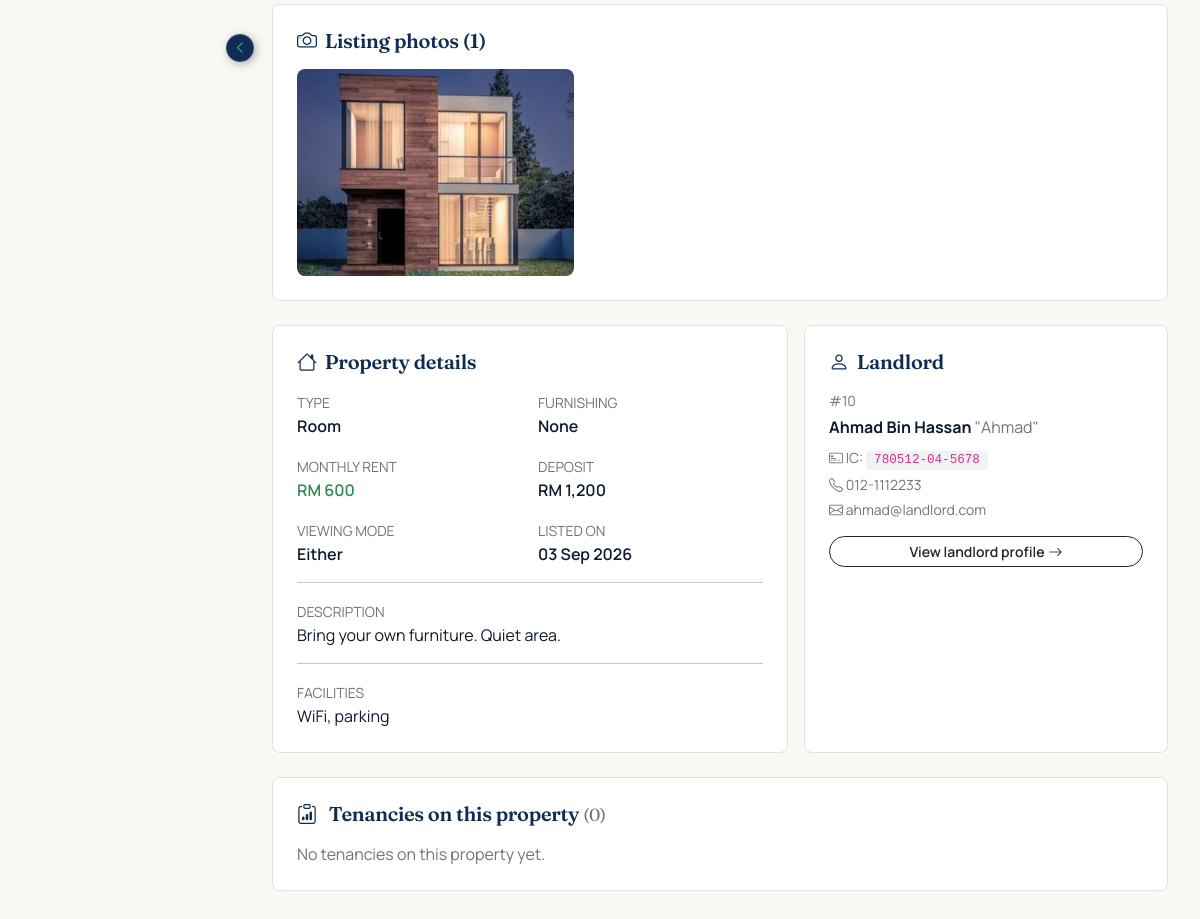
The page /admin/property.php?id=1 (signed in, lower part) on the database as committed earlier.
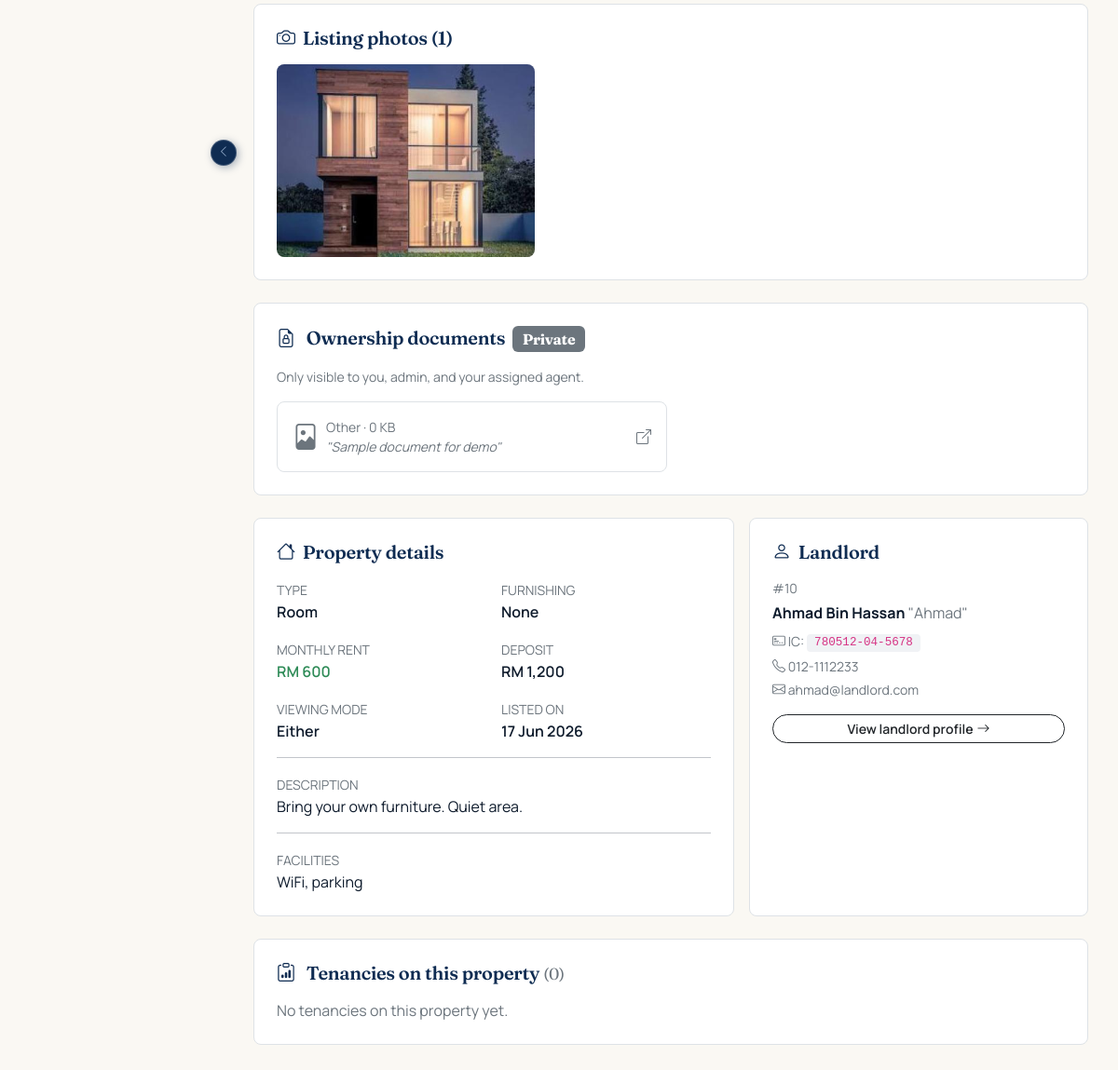
The same page on the database as committed later.
### tables this page shows
CREATE TABLE `property_images` (
  `id` int(11) NOT NULL,
  `property_id` int(11) NOT NULL,
  `image_path` varchar(255) NOT NULL,
  `is_primary` tinyint(1) NOT NULL DEFAULT 0,
  `uploaded_at` timestamp NOT NULL DEFAULT current_timestamp()
);

CREATE TABLE `properties` (
  `id` int(11) NOT NULL,
  `landlord_id` int(11) NOT NULL,
  `title` varchar(150) NOT NULL,
  `property_type` enum('room','studio','whole_unit') NOT NULL,
  `address` text NOT NULL,
  `city` varchar(80) NOT NULL,
  `postcode` varchar(10) NOT NULL,
  `state` varchar(50) NOT NULL DEFAULT 'Melaka',
  `latitude` decimal(10,7) DEFAULT NULL,
  `longitude` decimal(10,7) DEFAULT NULL,
  `maps_url` varchar(500) DEFAULT NULL,
  `monthly_rent` decimal(8,2) NOT NULL,
  `deposit` decimal(8,2) NOT NULL DEFAULT 0.00,
  `description` text DEFAULT NULL,
  `facilities` text DEFAULT NULL,
  `furnishing` enum('none','partial','full') NOT NULL DEFAULT 'partial',
  `status` enum('pending_approval','available','reserved','rented','hidden','rejected') NOT NULL DEFAULT 'pending_approval',
  `assigned_agent_id` int(11) DEFAULT NULL,
  `agent_assigned_at` timestamp NULL DEFAULT NULL,
  `agent_status` enum('pending','inspecting','accepted','rejected','timeout') DEFAULT NULL,
  `inspection_completed_at` datetime DEFAULT NULL,
  `inspection_scheduled_at` datetime DEFAULT NULL,
  `inspection_access_method` varchar(50) DEFAULT NULL,
  `inspection_access_detail` text DEFAULT NULL,
  `assignment_round` int(11) NOT NULL DEFAULT 0,
  `viewing_mode` enum('landlord_led','agent_led','either') NOT NULL DEFAULT 'either',
  `agent_verified_at` timestamp NULL DEFAULT NULL,
  `agent_verified_by` int(11) DEFAULT NULL,
  `created_at` timestamp NOT NULL DEFAULT current_timestamp(),
  `updated_at` timestamp NOT NULL DEFAULT current_timestamp() ON UPDATE current_timestamp()
);

CREATE TABLE `users` (
  `id` int(11) NOT NULL,
  `email` varchar(120) NOT NULL,
  `password_hash` varchar(255) NOT NULL,
  `primary_role` enum('student','landlord','agent','admin') NOT NULL,
  `status` enum('active','pending','suspended','rejected') NOT NULL DEFAULT 'active',
  `last_used_role` enum('student','landlord','agent','admin') DEFAULT NULL,
  `created_at` timestamp NOT NULL DEFAULT current_timestamp(),
  `updated_at` timestamp NOT NULL DEFAULT current_timestamp() ON UPDATE current_timestamp()
);

CREATE TABLE `landlords` (
  `user_id` int(11) NOT NULL,
  `full_name` varchar(150) NOT NULL,
  `preferred_name` varchar(50) NOT NULL DEFAULT '',
  `avatar_path` varchar(255) DEFAULT NULL,
  `ic_no` varchar(20) NOT NULL,
  `phone` varchar(20) NOT NULL,
  `allow_whatsapp` tinyint(1) NOT NULL DEFAULT 0,
  `address` varchar(255) DEFAULT NULL,
  `verified` tinyint(1) NOT NULL DEFAULT 0
);

CREATE TABLE `property_documents` (
  `id` int(11) NOT NULL,
  `property_id` int(11) NOT NULL,
  `document_type` enum('ownership_proof','utility_bill','other') NOT NULL DEFAULT 'other',
  `file_path` varchar(255) NOT NULL,
  `original_name` varchar(150) DEFAULT NULL,
  `file_size` int(11) NOT NULL DEFAULT 0,
  `mime_type` varchar(80) DEFAULT NULL,
  `uploaded_by` int(11) NOT NULL,
  `uploaded_at` timestamp NOT NULL DEFAULT current_timestamp(),
  `notes` varchar(255) DEFAULT NULL
);

### includes/auth.php (called while the page is built, shortened)
<?php
function e(?string $value): string {
    return htmlspecialchars($value ?? '', ENT_QUOTES | ENT_HTML5, 'UTF-8');
}

### includes/uploads.php (called while the page is built, shortened)
<?php
function get_property_documents(int $propertyId): array {
    $pdo = db();
    $stmt = $pdo->prepare("
        SELECT * FROM property_documents
         WHERE property_id = ?
         ORDER BY uploaded_at DESC
    ");
    $stmt->execute([$propertyId]);
    return $stmt->fetchAll();
}

### admin/property.php (the view, shortened to what the changed rows need)
<?php
require_once __DIR__ . '/../includes/auth.php';
$propertyId = (int)($_GET['id'] ?? 0);
$pdo = db();
$stmt = $pdo->prepare("
    SELECT p.*,
           l.full_name      AS landlord_name,
           l.preferred_name AS landlord_nickname,
           l.ic_no          AS landlord_ic,
           l.phone          AS landlord_phone,
           u.email          AS landlord_email,
           u.id             AS landlord_user_id,
           va.full_name     AS verifier_name,
           aa.full_name     AS inspector_name,
           aa.staff_id      AS inspector_staff_id,
           aa.phone         AS inspector_phone,
           uu.email         AS inspector_email
      FROM properties p
      JOIN users u     ON u.id  = p.landlord_id
      JOIN landlords l ON l.user_id = p.landlord_id
      LEFT JOIN agents va ON va.user_id = p.agent_verified_by
      LEFT JOIN agents aa ON aa.user_id = p.assigned_agent_id
      LEFT JOIN users  uu ON uu.id      = p.assigned_agent_id
     WHERE p.id = ?
     LIMIT 1
");
$stmt->execute([$propertyId]);
$property = $stmt->fetch();
$stmt = $pdo->prepare("
    SELECT id, image_path, is_primary
      FROM property_images
     WHERE property_id = ?
     ORDER BY is_primary DESC, id ASC
");
$stmt->execute([$propertyId]);
$images = $stmt->fetchAll();
?>
<?php if (!empty($images)): ?>
<div class="bg-white border rounded-3 p-4 mb-4">
    <div class="row g-2">
        <?php foreach ($images as $i => $img): ?>
            <div class="col-md-4 col-6">
                <img src="/rentbridge/<?= e($img['image_path']) ?>"
                     class="w-100 rounded-3"
                     style="aspect-ratio: 4/3; object-fit: cover; cursor:pointer;"
                     data-bs-toggle="modal" data-bs-target="#img<?= (int)$img['id'] ?>"
                     alt="">
            </div>
        <?php endforeach; ?>
    </div>
</div>
<?php endif; ?>
<?php
require_once __DIR__ . '/../includes/uploads.php';
$documents = get_property_documents($propertyId);
?>
<?php if (!empty($documents)): ?>
<div class="bg-white border rounded-3 p-4 mb-4">
    <h5 class="mb-3">
        <i class="bi bi-file-earmark-lock me-2"></i>
        Ownership documents
        <span class="badge bg-secondary ms-1 fs-6">Private</span>
    </h5>
    <p class="text-secondary small mb-3">
        Only visible to you, admin, and your assigned agent.
    </p>
    <div class="row g-2">
        <?php foreach ($documents as $d):
            $typeLabel = match($d['document_type']) {
                'ownership_proof' => 'Ownership proof',
                'utility_bill'    => 'Utility bill',
                default           => 'Other',
            };
            $icon = strpos($d['mime_type'], 'pdf') !== false ? 'bi-file-pdf' : 'bi-file-image';
        ?>
            <div class="col-md-6">
                <a href="/rentbridge/<?= e($d['file_path']) ?>" target="_blank"
                   class="d-flex gap-2 align-items-center p-3 border rounded-3 text-decoration-none text-dark"
                   style="transition: background 0.1s;"
                   onmouseover="this.style.background='#FAF8F3'"
                   onmouseout="this.style.background='white'">
                    <i class="bi <?= $icon ?> fs-3 text-secondary"></i>
                    <div class="flex-grow-1">
                        <div class="small text-secondary">
                            <?= e($typeLabel) ?>
                            · <?= number_format((float)$d['file_size'] / 1024, 0) ?> KB
                        </div>
                        <?php if (!empty($d['notes'])): ?>
                            <div class="small text-secondary fst-italic">"<?= e($d['notes']) ?>"</div>
                        <?php endif; ?>
                    </div>
                    <i class="bi bi-box-arrow-up-right text-secondary"></i>
                </a>
            </div>
        <?php endforeach; ?>
    </div>
</div>
<?php endif; ?>
<div class="row g-3 mb-4">
    <div class="col-md-7">
        <div class="bg-white border rounded-3 p-4 h-100">
            <h5 class="mb-3"><i class="bi bi-house me-2"></i>Property details</h5>
            <div class="row g-3">
                <div class="col-6">
                    <small class="text-secondary text-uppercase">Type</small>
                    <div class="fw-semibold"><?= e(ucfirst(str_replace('_',' ', $property['property_type']))) ?></div>
                </div>
                <div class="col-6">
                    <small class="text-secondary text-uppercase">Furnishing</small>
                    <div class="fw-semibold"><?= e(ucfirst($property['furnishing'])) ?></div>
                </div>
                <div class="col-6">
                    <small class="text-secondary text-uppercase">Monthly rent</small>
                    <div class="fw-semibold text-emerald">
                        RM <?= number_format((float)$property['monthly_rent']) ?>
                    </div>
                </div>
                <div class="col-6">
                    <small class="text-secondary text-uppercase">Deposit</small>
                    <div class="fw-semibold">
                        RM <?= number_format((float)$property['deposit']) ?>
                    </div>
                </div>
                <div class="col-6">
                    <small class="text-secondary text-uppercase">Viewing mode</small>
                    <div class="fw-semibold">
                        <?= e(ucfirst(str_replace('_',' ', $property['viewing_mode']))) ?>
                    </div>
                </div>
                <div class="col-6">
                    <small class="text-secondary text-uppercase">Listed on</small>
                    <div class="fw-semibold"><?= e(date('d M Y', strtotime($property['created_at']))) ?></div>
                </div>
            </div>
            <?php if (!empty($property['description'])): ?>
                <hr>
                <small class="text-secondary text-uppercase">Description</small>
                <p style="white-space:pre-line;" class="mb-0"><?= e($property['description']) ?></p>
            <?php endif; ?>
            <?php if (!empty($property['facilities'])): ?>
                <hr>
                <small class="text-secondary text-uppercase">Facilities</small>
                <p style="white-space:pre-line;" class="mb-0"><?= e($property['facilities']) ?></p>
            <?php endif; ?>
        </div>
    </div>
    <div class="col-md-5">
        <div class="bg-white border rounded-3 p-4 h-100">
            <h5 class="mb-3"><i class="bi bi-person me-2"></i>Landlord</h5>
            <div class="small text-secondary mb-1">#<?= (int)$property['landlord_user_id'] ?></div>
            <div class="mb-2">
                <strong><?= e($property['landlord_name']) ?></strong>
                <?php if (!empty($property['landlord_nickname'])): ?>
                    <span class="text-secondary">"<?= e($property['landlord_nickname']) ?>"</span>
                <?php endif; ?>
            </div>
            <div class="small text-secondary mb-1">
                <i class="bi bi-credit-card-2-front"></i> IC: <code><?= e($property['landlord_ic']) ?></code>
            </div>
            <div class="small text-secondary mb-1">
                <i class="bi bi-telephone"></i> <?= e($property['landlord_phone']) ?>
            </div>
            <div class="small text-secondary mb-3">
                <i class="bi bi-envelope"></i> <?= e($property['landlord_email']) ?>
            </div>
            <a href="/rentbridge/admin/user.php?id=<?= (int)$property['landlord_user_id'] ?>"
               class="btn btn-sm btn-outline-dark w-100">
                View landlord profile <i class="bi bi-arrow-right ms-1"></i>
            </a>
        </div>
    </div>
</div>
<?php
require __DIR__ . '/../includes/admin_layout.php';

Rows that differ between the two databases and show on the page:
added property_documents: document_type "Other", (float)$d['file_size']/1024 "0", notes "Sample document for demo"
changed properties "Room": created_at "03 Sep 2026" → "17 Jun 2026"
Other text that changed with them:
text now shown: "Ownership documents Private Only visible to you, admin, and your assigned agent."
